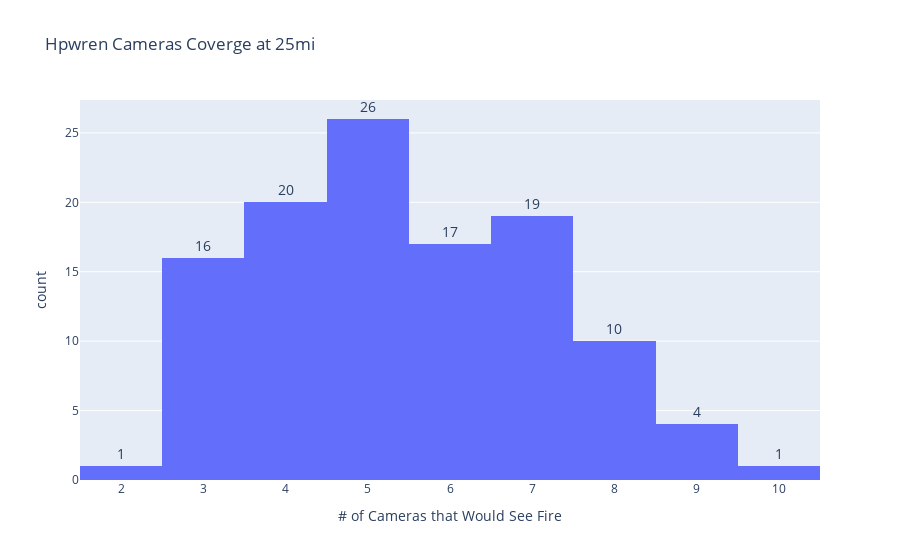

Write notebook code for a chart like this one.
### Markdown cell above
## Extra Visualizations

### Code cell
df = df_out['num_intersections_25mi']
fig = px.histogram(df, x="num_intersections_25mi",
                   title='Hpwren Cameras Coverge at 25mi',
                   labels={'num_intersections_25mi':'# of Cameras that Would See Fire'}, text_auto=True)
fig.update_traces(textposition='outside', selector=dict(type='histogram'), textfont={'size': 14})
fig.show()

### Figure 1 — Plotly figure (JSON) as saved in the notebook; plotly's stock layout.template omitted (floating-point values rounded to 4 significant figures)
{"data": [{"alignmentgroup": "True", "bingroup": "x", "hovertemplate": "# of Cameras that Would See Fire=%{x}<br>count=%{y}<extra></extra>", "legendgroup": "", "marker": {"color": "#636efa", "pattern": {"shape": ""}}, "name": "", "offsetgroup": "", "orientation": "v", "showlegend": false, "textfont": {"size": 14}, "textposition": "outside", "texttemplate": "%{value}", "type": "histogram", "x": [3, 6, 5, 4, 4, 5, 5, 7, 5, 2, 6, 6, 7, 5, 7, 5, 6, 3, 7, 3, 9, 7, 7, 5, 6, 6, 3, 6, 6, 6, 5, 7, 7, 7, 6, 7, 4, 3, 8, 6, 6, 4, 8, 5, 7, 4, 3, 4, 3, 5, 5, 4, 7, 5, 4, 5, 10, 4, 5, 8, 7, 3, 3, 4, 5, 6, 7, 4, 3, 5, 7, 4, 6, 7, 7, 9, 3, 8, 5, 3, 4, 5, 5, 3, 4, 3, 5, 8, 3, 8, 6, 8, 4, 5, 4, 5, 4, 8, 5, 6, 4, 6, 4, 7, 5, 8, 3, 8, 4, 9, 7, 5, 9, 5], "xaxis": "x", "yaxis": "y"}], "layout": {"barmode": "relative", "legend": {"tracegroupgap": 0}, "title": {"text": "Hpwren Cameras Coverge at 25mi"}, "xaxis": {"anchor": "y", "domain": [0, 1], "title": {"text": "# of Cameras that Would See Fire"}}, "yaxis": {"anchor": "x", "domain": [0, 1], "title": {"text": "count"}}}}
